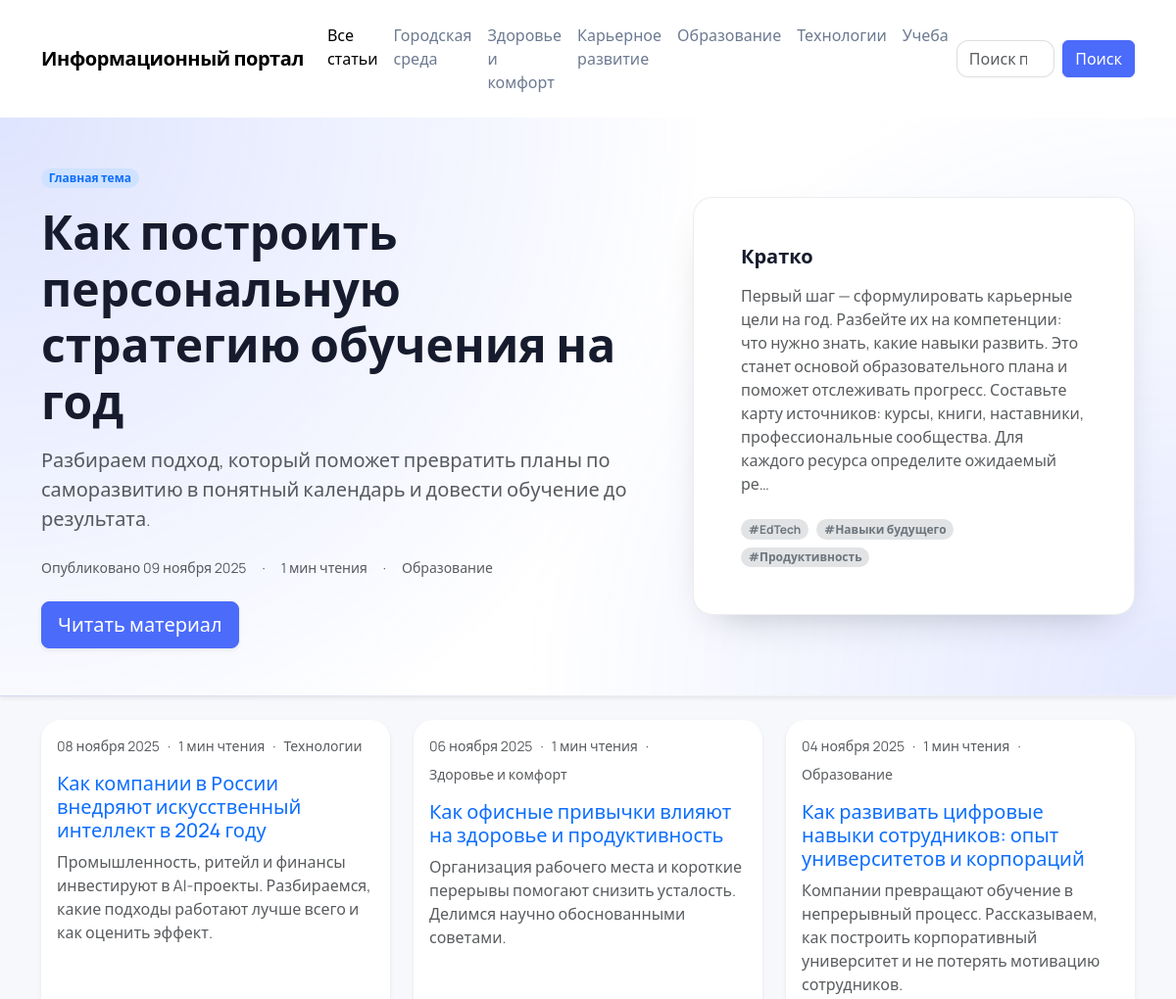
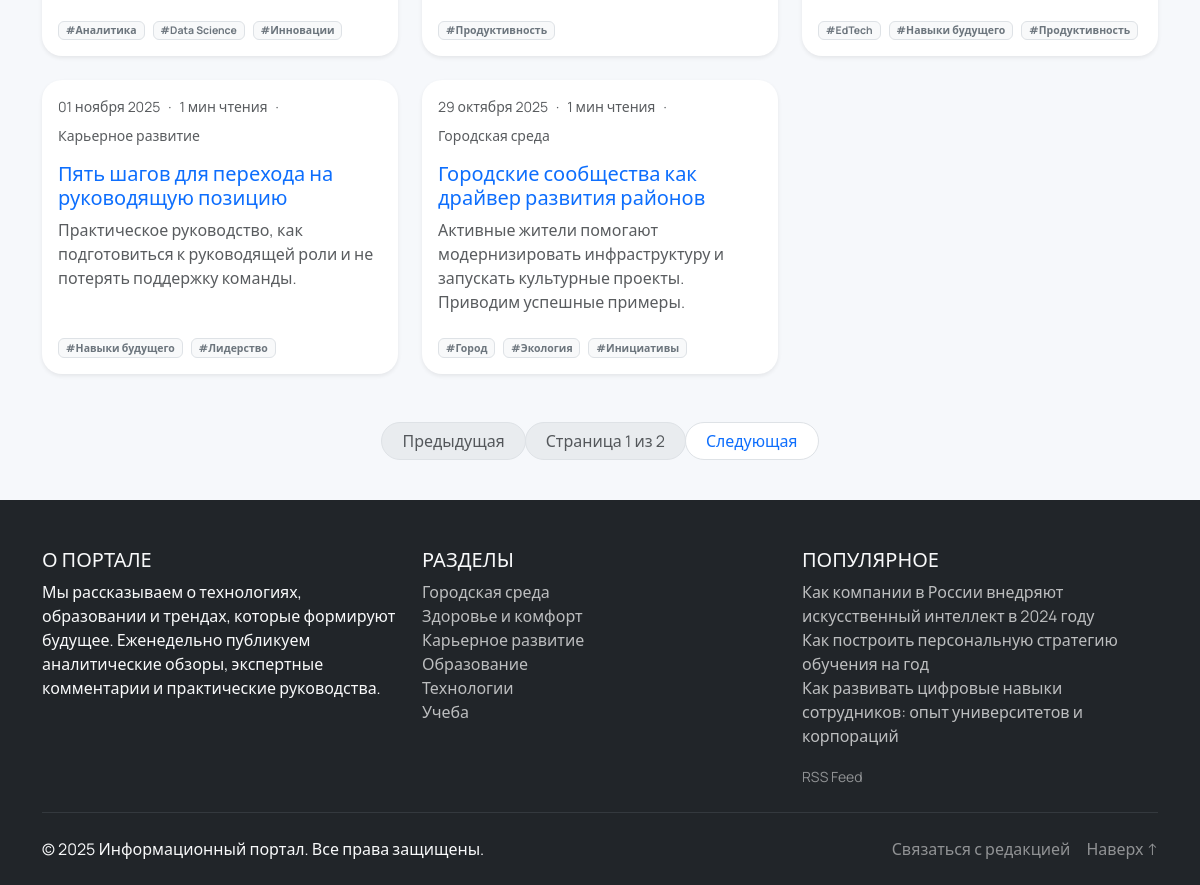
The page / on the database its author committed (2 pictures, top to bottom).
### portal/models.py (models this page shows, shortened)
class Category(models.Model):
    name = models.CharField(max_length=120, unique=True)
    slug = models.SlugField(max_length=140, unique=True)

class Article(models.Model):
    STATUS_CHOICES = [('draft', 'Черновик'), ('published', 'Опубликовано')]
    title = models.CharField(max_length=255)
    slug = models.SlugField(max_length=270, unique=True)
    excerpt = models.TextField(blank=True)
    content = models.TextField()
    author = models.ForeignKey(User, on_delete=models.SET_NULL, null=True, related_name='articles')
    category = models.ForeignKey(Category, on_delete=models.SET_NULL, null=True, blank=True, related_name='articles')
    tags = models.ManyToManyField(Tag, blank=True, related_name='articles')
    cover = models.ImageField(upload_to='articles/covers/', null=True, blank=True)
    status = models.CharField(max_length=10, choices=STATUS_CHOICES, default='draft')
    created_at = models.DateTimeField(default=timezone.now)
    updated_at = models.DateTimeField(auto_now=True)
    views = models.PositiveIntegerField(default=0)
    class Meta:
        ordering = ['-created_at']
    def get_absolute_url(self):
        return reverse('portal:article_detail', args=[self.slug])
    @property
    def estimated_read_time(self):
        words = len(self.content.split())
        return max(1, round(words / 200))

class Tag(models.Model):
    name = models.CharField(max_length=60, unique=True)
    slug = models.SlugField(max_length=80, unique=True)

### portal/views.py (the view)
# urls.py: path('', views.ArticleListView.as_view(), name='article_list'),
class ArticleListView(ListView):
    model = Article
    template_name = 'portal/article_list.html'
    context_object_name = 'articles'
    paginate_by = 6
    def get_queryset(self):
        queryset = (
            Article.objects.filter(status='published')
            .select_related('category', 'author')
            .prefetch_related('tags')
        )
        category_slug = self.request.GET.get('category')
        if category_slug:
            queryset = queryset.filter(category__slug=category_slug)
        return queryset
    def get_context_data(self, **kwargs):
        context = super().get_context_data(**kwargs)
        context['current_category'] = self.request.GET.get('category', '')
        return context

### portal/context_processors.py (called while the page is built)
def portal_defaults(request):
    categories = (
        Category.objects.annotate(
            published_count=Count('articles', filter=Q(articles__status='published'))
        )
        .filter(published_count__gt=0)
        .order_by('name')
    )
    trending = (
        Article.objects.filter(status='published')
        .select_related('category')
        .order_by('-views', '-created_at')[:3]
    )
    return {
        'nav_categories': categories,
        'trending_articles': trending,
        'SITE_NAME': getattr(settings, 'SITE_NAME', 'Информационный портал'),
        'SITE_DESCRIPTION': getattr(settings, 'SITE_DESCRIPTION', 'Информационный портал с аналитическими статьями и практическими советами'),
        'SITE_URL': getattr(settings, 'SITE_URL', 'http://localhost:8000'),
    }

### templates/portal/article_list.html (shortened to what this page needs)
{% extends 'portal/base.html' %}
{% block hero %}
  {% with hero_article=articles|first %}
    {% if hero_article %}
      <section class="hero-banner py-5">
        <div class="container">
          <div class="row align-items-center gy-4">
            <div class="col-lg-7">
              <span class="badge rounded-pill bg-primary-subtle text-primary mb-3">Главная тема</span>
              <h1 class="display-5 fw-bold mb-3">{{ hero_article.title }}</h1>
              <p class="lead text-muted mb-4">{{ hero_article.excerpt|default:hero_article.content|truncatechars:220 }}</p>
              <div class="d-flex flex-wrap gap-3 align-items-center text-muted small mb-4">
                <span>Опубликовано {{ hero_article.created_at|date:"d E Y" }}</span>
                <span>·</span>
                <span>{{ hero_article.estimated_read_time }} мин чтения</span>
                {% if hero_article.category %}
                  <span>·</span>
                  <span>{{ hero_article.category.name }}</span>
                {% endif %}
              </div>
              <a class="btn btn-lg btn-primary shadow-sm" href="{{ hero_article.get_absolute_url }}">Читать материал</a>
            </div>
            <div class="col-lg-5">
              <div class="hero-card p-4 p-lg-5">
                <h3 class="h5 fw-semibold mb-3">Кратко</h3>
                <p class="mb-4 text-muted">{{ hero_article.content|truncatechars:320 }}</p>
                <div class="d-flex flex-wrap gap-2">
                  {% for tag in hero_article.tags.all %}
                    <span class="badge rounded-pill bg-secondary-subtle text-secondary">#{{ tag.name }}</span>
                  {% empty %}
                    <span class="text-muted small">Теги появятся позже</span>
                  {% endfor %}
                </div>
              </div>
            </div>
          </div>
        </div>
      </section>
    {% endif %}
  {% endwith %}
{% endblock %}
{% block content %}
  {% with other_articles=articles|slice:"1:" %}
    {% if other_articles %}
      <div class="row row-cols-1 row-cols-md-2 row-cols-xl-3 g-4">
        {% for article in other_articles %}
          <div class="col">
            <article class="card h-100 article-card shadow-sm">
              <div class="card-body d-flex flex-column">
                <div class="mb-3 d-flex flex-wrap gap-2 align-items-center small text-muted">
                  <span>{{ article.created_at|date:"d E Y" }}</span>
                  <span>·</span>
                  <span>{{ article.estimated_read_time }} мин чтения</span>
                  {% if article.category %}
                    <span>·</span>
                    <span>{{ article.category.name }}</span>
                  {% endif %}
                </div>
                <h2 class="h5 card-title mb-2"><a class="stretched-link text-decoration-none" href="{{ article.get_absolute_url }}">{{ article.title }}</a></h2>
                <p class="card-text text-muted mb-4">{{ article.excerpt|default:article.content|truncatechars:160 }}</p>
                <div class="mt-auto d-flex flex-wrap gap-2 small">
                  {% for tag in article.tags.all %}
                    <span class="badge bg-light text-secondary border">#{{ tag.name }}</span>
                  {% empty %}
                    <span class="text-muted">Без тегов</span>
                  {% endfor %}
                </div>
              </div>
            </article>
          </div>
        {% endfor %}
      </div>
    {% else %}
      <div class="text-center py-5">
        <h3 class="fw-semibold mb-3">Публикаций пока нет</h3>
        <p class="text-muted mb-0">Мы уже работаем над первыми материалами. Загляните чуть позже!</p>
      </div>
    {% endif %}
  {% endwith %}
  {% if is_paginated %}
    <nav class="mt-5" aria-label="Пагинация материалов">
      <ul class="pagination justify-content-center">
        {% if page_obj.has_previous %}
          <li class="page-item"><a class="page-link" href="?page={{ page_obj.previous_page_number }}">Предыдущая</a></li>
        {% else %}
          <li class="page-item disabled"><span class="page-link">Предыдущая</span></li>
        {% endif %}
        <li class="page-item disabled"><span class="page-link">Страница {{ page_obj.number }} из {{ page_obj.paginator.num_pages }}</span></li>
        {% if page_obj.has_next %}
          <li class="page-item"><a class="page-link" href="?page={{ page_obj.next_page_number }}">Следующая</a></li>
        {% else %}
          <li class="page-item disabled"><span class="page-link">Следующая</span></li>
        {% endif %}
      </ul>
    </nav>
  {% endif %}
{% endblock %}

### templates/portal/base.html (shortened to what this page needs)
{% load static %}
<!doctype html>
<html lang="ru">
<head>
  <link href="https://cdn.jsdelivr.net/npm/bootstrap@5.3.3/dist/css/bootstrap.min.css" rel="stylesheet">
  <link rel="stylesheet" href="{% static 'portal/css/style.css' %}">
</head>
<body>
  <header class="shadow-sm">
    <nav class="navbar navbar-expand-lg navbar-light bg-white py-3">
      <div class="container">
        <a class="navbar-brand fw-semibold" href="{% url 'portal:article_list' %}">Информационный портал</a>
        <div class="collapse navbar-collapse" id="mainNav">
          <ul class="navbar-nav me-auto mb-2 mb-lg-0">
            <li class="nav-item">
              <a class="nav-link{% if request.resolver_match.url_name == 'article_list' and not current_category %} active{% endif %}" href="{% url 'portal:article_list' %}">Все статьи</a>
            </li>
            {% for category in nav_categories %}
              <li class="nav-item">
                <a class="nav-link{% if current_category == category.slug %} active{% endif %}" href="{% url 'portal:article_list' %}?category={{ category.slug }}">{{ category.name }}</a>
              </li>
            {% endfor %}
          </ul>
          <form class="d-flex" method="get" action="{% url 'portal:search' %}">
            <input class="form-control me-2" type="search" name="q" placeholder="Поиск по материалам" value="{{ request.GET.q }}">
            <button class="btn btn-primary" type="submit">Поиск</button>
          </form>
        </div>
      </div>
    </nav>
    {% block hero %}{% endblock %}
  </header>
  <main class="flex-grow-1">
    <div class="container py-4">
      {% block content %}{% endblock %}
    </div>
  </main>
  <footer class="mt-auto pt-5 pb-4 bg-dark text-light">
    <div class="container">
      <div class="row gy-4">
        <div class="col-lg-4">
          <h5 class="text-uppercase">О портале</h5>
          <p class="mb-0">Мы рассказываем о технологиях, образовании и трендах, которые формируют будущее. Еженедельно публикуем аналитические обзоры, экспертные комментарии и практические руководства.</p>
        </div>
        <div class="col-lg-4">
          <h5 class="text-uppercase">Разделы</h5>
          <ul class="list-unstyled footer-links">
            {% for category in nav_categories %}
              <li><a href="{% url 'portal:article_list' %}?category={{ category.slug }}">{{ category.name }}</a></li>
            {% empty %}
              <li><span class="text-muted">Разделы появятся позже</span></li>
            {% endfor %}
          </ul>
        </div>
        <div class="col-lg-4">
          <h5 class="text-uppercase">Популярное</h5>
          <ul class="list-unstyled footer-links">
            {% for article in trending_articles %}
              <li><a href="{{ article.get_absolute_url }}">{{ article.title }}</a></li>
            {% empty %}
              <li><span class="text-muted">Материалы появятся позже</span></li>
            {% endfor %}
          </ul>
          <div class="mt-3">
            <a href="{% url 'portal:article_feed' %}" class="text-decoration-none text-white-50 small">RSS Feed</a>
          </div>
        </div>
      </div>
      <hr class="border-secondary my-4">
      <div class="d-flex flex-column flex-md-row justify-content-between align-items-center gap-3">
        <span>© {% now 'Y' %} Информационный портал. Все права защищены.</span>
        <div class="d-flex gap-3">
          <a class="text-decoration-none text-white-50" href="mailto:editor@infportal.local">Связаться с редакцией</a>
          <a class="text-decoration-none text-white-50" href="#top">Наверх ↑</a>
        </div>
      </div>
    </div>
  </footer>
</body>
</html>

### static/portal/css/style.css (style rules this page uses)
:root { --portal-primary: #4b6bfb; --portal-primary-soft: rgba(75, 107, 251, 0.08); --portal-dark: #161c2d; --portal-muted: #6c7a91; --portal-bg: #f6f8fb; }
body { font-family: 'Manrope', system-ui, -apple-system, BlinkMacSystemFont, 'Segoe UI', sans-serif; background-color: var(--portal-bg); color: var(--portal-dark); display: flex; flex-direction: column; min-height: 100vh; }
.navbar-brand { font-weight: 700; letter-spacing: -0.02em; }
.navbar .nav-link { color: var(--portal-muted); font-weight: 500; }
.hero-banner { background: radial-gradient(circle at top left, rgba(75, 107, 251, 0.18), transparent 55%), radial-gradient(circle at bottom right, rgba(75, 107, 251, 0.15), transparent 50%), #ffffff; border-bottom: 1px solid rgba(22, 28, 45, 0.06); }
.hero-card { background: #fff; border-radius: 1.25rem; border: 1px solid rgba(22, 28, 45, 0.08); box-shadow: 0 18px 40px -24px rgba(22, 28, 45, 0.35); }
.article-card { border: none; border-radius: 1.25rem; transition: transform 0.2s ease, box-shadow 0.2s ease; }
.footer-links a { color: rgba(255, 255, 255, 0.7); text-decoration: none; }
.btn-primary { background: var(--portal-primary); border-color: var(--portal-primary); }
.card { border-radius: 1.25rem; }
.pagination .page-link { border-radius: 999px !important; padding-inline: 1.25rem; }
.form-control { border-radius: 0.75rem; border-color: rgba(22, 28, 45, 0.15); }

### rows shown on the page
Category: name "Городская среда"
Category: name "Здоровье и комфорт"
Category: name "Карьерное развитие"
Category: name "Образование"
Category: name "Технологии"
Category: name "Учеба"
Article: title "Как построить персональную стратегию обучения на год", excerpt "Разбираем подход, который поможет превратить планы по саморазвитию в понятный календарь и довести обучение до результата.", created_at "09 ноября 2025", estimated_read_time "1", category.name "Образование", content "Первый шаг — сформулировать карьерные цели на год. Разбейте их на компетенции: что нужно знать, какие навыки развить. Это станет основой образовательного плана и поможет отслеживать прогресс. Составьте карту источников: курсы, книги, наставники, профессиональные сообщества. Для каждого ресурса определите ожидаемый ре…"
Tag: name "EdTech"
Tag: name "Навыки будущего"
Tag: name "Продуктивность"
Article: created_at "08 ноября 2025", estimated_read_time "1", category.name "Технологии", title "Как компании в России внедряют искусственный интеллект в 2024 году", excerpt "Промышленность, ритейл и финансы инвестируют в AI-проекты. Разбираемся, какие подходы работают лучше всего и как оценить эффект."
Tag: name "Аналитика"
Tag: name "Data Science"
Tag: name "Инновации"
Article: created_at "06 ноября 2025", estimated_read_time "1", category.name "Здоровье и комфорт", title "Как офисные привычки влияют на здоровье и продуктивность", excerpt "Организация рабочего места и короткие перерывы помогают снизить усталость. Делимся научно обоснованными советами."
Article: created_at "04 ноября 2025", estimated_read_time "1", category.name "Образование", title "Как развивать цифровые навыки сотрудников: опыт университетов и корпораций", excerpt "Компании превращают обучение в непрерывный процесс. Рассказываем, как построить корпоративный университет и не потерять мотивацию сотрудников."
Article: created_at "01 ноября 2025", estimated_read_time "1", category.name "Карьерное развитие", title "Пять шагов для перехода на руководящую позицию", excerpt "Практическое руководство, как подготовиться к руководящей роли и не потерять поддержку команды."
Tag: name "Лидерство"
Article: created_at "29 октября 2025", estimated_read_time "1", category.name "Городская среда", title "Городские сообщества как драйвер развития районов", excerpt "Активные жители помогают модернизировать инфраструктуру и запускать культурные проекты. Приводим успешные примеры."
Tag: name "Город"
Tag: name "Экология"
Tag: name "Инициативы"

### other values the page prints
{{ page_obj.number }} "1"
{{ page_obj.paginator.num_pages }} "2"
